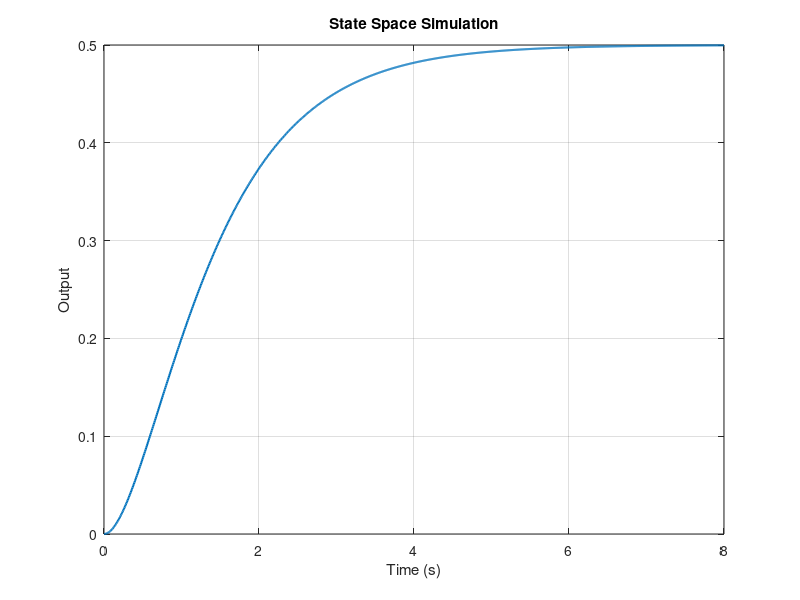

This figure's MATLAB source:
%% Generated by RAG ModelSpec pipeline
% task_goal: Generate a state space model simulation
% model_id: state_space_response
% assumptions:
%   - A = [0 1; -2 -3]
%   - B = [0; 1]
%   - C = [1 0]
%   - D = [0]
% evidence:
%   - model=transfer_function_step, score=7.4, id=2
%   - model=state_space_response, score=7.2, id=10
%   - model=state_space_response, score=6.0, id=11
%   - model=robot_2dof_kinematics, score=4.6, id=102
%   - model=battery_rc_model, score=4.3, id=80
%% Auto-generated MATLAB model: State Space Simulation
clear; clc; close all;

A = [0 1; -2 -3];
B = [0; 1];
C = [1 0];
D = [0];
sys = ss(A, B, C, D);

t = linspace(0, 8.0, 1000)';
u = ones(size(t));
y = lsim(sys, u, t);

figure('Name', 'State Space Output');
plot(t, y, 'LineWidth', 1.5);
xlabel('Time (s)');
ylabel('Output');
title('State Space Simulation');
grid on;
